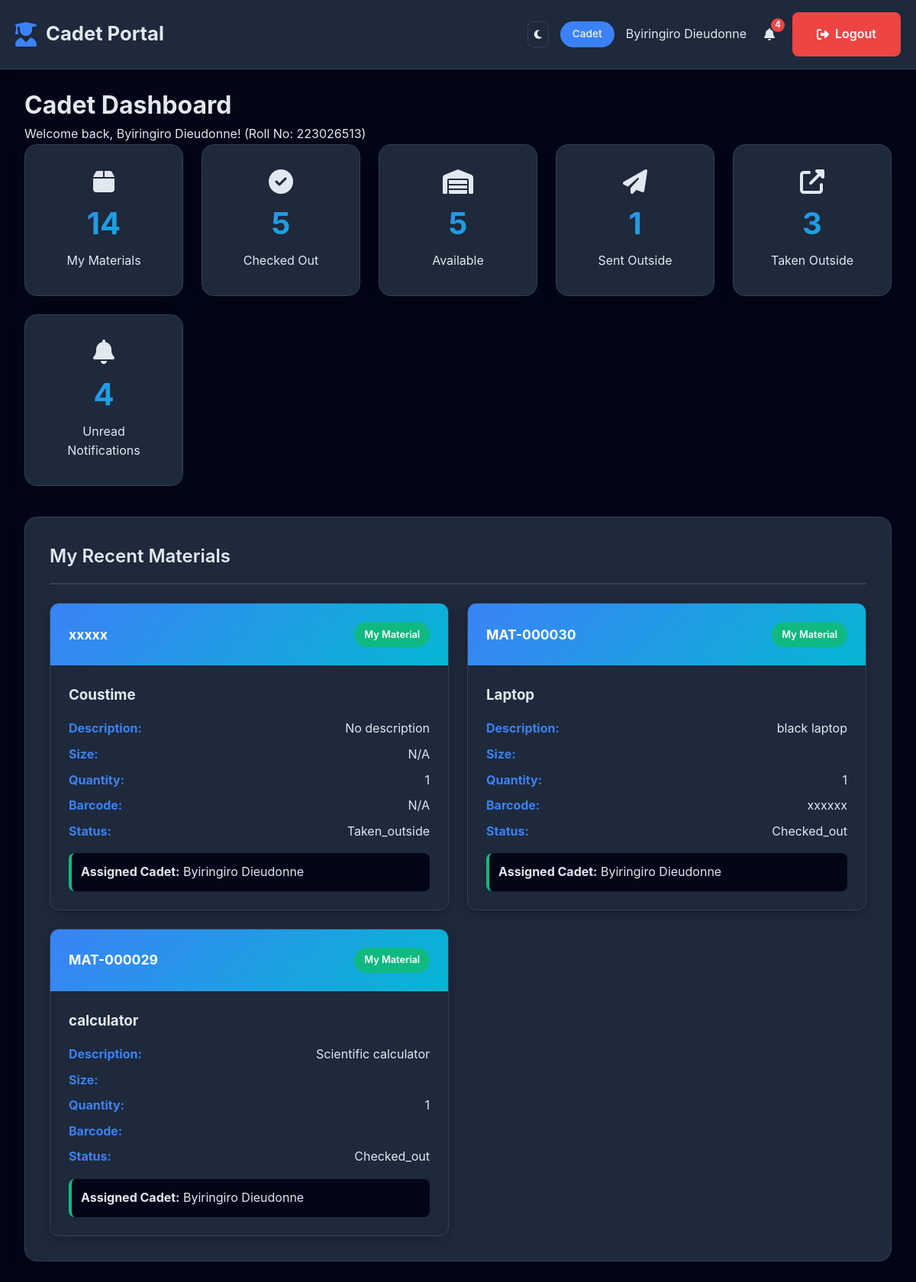
/student-dashboard.php (signed in), run on the app's committed database.
### tables this page shows
CREATE TABLE `cadet` (
  `fname` varchar(255) DEFAULT NULL,
  `lname` varchar(255) DEFAULT NULL,
  `email` varchar(255) DEFAULT NULL,
  `joindate` date DEFAULT NULL,
  `rollno` int(11) DEFAULT NULL,
  `company` varchar(255) DEFAULT NULL,
  `platoon` varchar(255) DEFAULT NULL,
  `gender` varchar(255) DEFAULT NULL,
  `number` varchar(255) DEFAULT NULL,
  `parentsname` varchar(255) DEFAULT NULL,
  `parentsno` varchar(255) DEFAULT NULL,
  `dateofbirth` date DEFAULT NULL,
  `bloodgrp` varchar(255) DEFAULT NULL,
  `address` varchar(255) DEFAULT NULL,
  `profile_image` varchar(255) DEFAULT NULL,
  `cadetid` int(11) NOT NULL,
  `intake_name` varchar(255) DEFAULT NULL,
  `stubackground` varchar(255) DEFAULT NULL,
  `rank` varchar(50) DEFAULT NULL,
  `country` varchar(50) DEFAULT NULL,
  `course_title` varchar(100) DEFAULT NULL,
  `course_id_no` int(11) DEFAULT NULL,
  `assessment_date` date DEFAULT NULL,
  `academicp` varchar(255) DEFAULT NULL,
  `physicalp` varchar(255) DEFAULT NULL,
  `pnotes` text DEFAULT NULL,
  `cnotes` text DEFAULT NULL,
  `onotes` text DEFAULT NULL,
  `password` varchar(255) NOT NULL
);

CREATE TABLE `materials` (
  `material_id` int(11) NOT NULL,
  `material_code` varchar(20) NOT NULL,
  `name` varchar(100) NOT NULL,
  `description` text DEFAULT NULL,
  `size` varchar(50) DEFAULT NULL,
  `quantity` int(11) DEFAULT 1,
  `barcode` varchar(100) DEFAULT NULL,
  `status` enum('available','checked_out','outside_institution','taken_outside') DEFAULT 'available',
  `location` varchar(100) DEFAULT NULL,
  `supplier_id` int(11) DEFAULT NULL,
  `supplier_name` varchar(255) DEFAULT NULL,
  `supplier_contact` varchar(20) DEFAULT NULL,
  `supplier_email` varchar(100) DEFAULT NULL,
  `registered_date` timestamp NOT NULL DEFAULT current_timestamp(),
  `registered_by` varchar(100) DEFAULT NULL,
  `registered_contact` varchar(100) DEFAULT NULL,
  `notes` text DEFAULT NULL,
  `telephone` varchar(15) DEFAULT NULL,
  `receiver_name` varchar(255) DEFAULT NULL,
  `category` varchar(255) DEFAULT NULL,
  `current_location` enum('in_stock','with_cadet','outside_institution') DEFAULT 'in_stock',
  `cadet_id` int(11) DEFAULT NULL,
  `sent_to_person` varchar(255) DEFAULT NULL,
  `sent_to_contact` varchar(20) DEFAULT NULL,
  `reason` varchar(100) DEFAULT NULL,
  `sent_date` date DEFAULT NULL,
  `taken_date` datetime DEFAULT NULL,
  `external_notes` text DEFAULT NULL,
  `checkout_date` datetime DEFAULT NULL
);

### student-dashboard.php (the view, shortened to what this page needs)
<?php
$database = new Database();
$conn = $database->getConnection();
$cadet_id = $_SESSION['user_id'];
$cadet = $conn->query("SELECT * FROM cadet WHERE cadetid = $cadet_id")->fetch(PDO::FETCH_ASSOC);
try {
    $unread_count_query = $conn->prepare("SELECT COUNT(*) as count FROM notification WHERE cadet_id = ? AND is_read = 0");
    $unread_count_query->execute([$cadet_id]);
    $unread_count = $unread_count_query->fetch(PDO::FETCH_ASSOC)['count'];
} catch (PDOException $e) {
    $unread_count = 0;
}
try {
    $assigned_materials = $conn->query("
        SELECT m.*, c.fname, c.lname
        FROM materials m
        LEFT JOIN cadet c ON m.telephone = c.number
        WHERE m.telephone = '{$cadet['number']}'
        ORDER BY m.registered_date DESC
    ")->fetchAll(PDO::FETCH_ASSOC);
} catch (PDOException $e) {
    $assigned_materials = [];
}
try {
    $checked_out_materials = $conn->query("
        SELECT m.*, c.fname, c.lname
        FROM materials m
        LEFT JOIN cadet c ON m.telephone = c.number
        WHERE m.status = 'checked_out' AND m.telephone = '{$cadet['number']}'
        ORDER BY m.registered_date DESC
    ")->fetchAll(PDO::FETCH_ASSOC);
} catch (PDOException $e) {
    $checked_out_materials = [];
}
try {
    $available_materials = $conn->query("
        SELECT m.*, c.fname, c.lname
        FROM materials m
        LEFT JOIN cadet c ON m.telephone = c.number
        WHERE m.status = 'available'
        AND m.telephone = '{$cadet['number']}'
        ORDER BY m.registered_date DESC
    ")->fetchAll(PDO::FETCH_ASSOC);
} catch (PDOException $e) {
    $available_materials = [];
}
try {
    $sent_outside_materials = $conn->query("
        SELECT m.*, c.fname, c.lname
        FROM materials m
        LEFT JOIN cadet c ON m.telephone = c.number
        WHERE m.status = 'outside_institution'
        AND m.telephone = '{$cadet['number']}'
        ORDER BY m.sent_date DESC
    ")->fetchAll(PDO::FETCH_ASSOC);
} catch (PDOException $e) {
    $sent_outside_materials = [];
}
try {
    $taken_outside_materials = $conn->query("
        SELECT m.*, c.fname, c.lname
        FROM materials m
        LEFT JOIN cadet c ON m.telephone = c.number
        WHERE m.status = 'taken_outside'
        AND m.telephone = '{$cadet['number']}'
        ORDER BY m.taken_date DESC, m.sent_date DESC
    ")->fetchAll(PDO::FETCH_ASSOC);
} catch (PDOException $e) {
    $taken_outside_materials = [];
}
$total_assigned = count($assigned_materials);
$total_checked_out = count($checked_out_materials);
$total_available = count($available_materials);
$total_sent_outside = count($sent_outside_materials);
$total_taken_outside = count($taken_outside_materials);
?>
<!DOCTYPE html>
<html lang="en">
<head>
    <link rel="stylesheet" href="https://cdnjs.cloudflare.com/ajax/libs/font-awesome/6.4.0/css/all.min.css">
</head>
<body>
    <header>
        <div class="header-content">
            <div class="logo">
                <i class="fas fa-user-graduate"></i>
                <span>Cadet Portal</span>
            </div>
            <div class="header-actions">
                <button class="theme-toggle" id="themeToggle">
                    <i class="fas fa-moon"></i>
                </button>
                <span class="user-role">Cadet</span>
                <span><?php echo htmlspecialchars($cadet['fname'] . ' ' . $cadet['lname']); ?></span>
                <div class="notification-wrapper">
                    <a href="#" class="notification-toggle" id="notificationToggle" style="color: var(--text-color); text-decoration: none; padding: 0.5rem; display: flex; align-items: center; gap: 8px;">
                        <i class="fas fa-bell"></i>
                        <span class="notification-badge <?php echo $unread_count == 0 ? 'hidden' : ''; ?>" id="notificationBadge">
                            <?php echo $unread_count > 0 ? $unread_count : ''; ?>
                        </span>
                    </a>
                </div>
                <a href="logout.php" class="btn btn-danger">
                    <i class="fas fa-sign-out-alt"></i> Logout
                </a>
            </div>
        </div>
    </header>
    <div class="main-container">
        <div class="content">
            <div class="page-content active" id="dashboard">
                <h1>Cadet Dashboard</h1>
                <p>Welcome back, <?php echo htmlspecialchars($cadet['fname'] . ' ' . $cadet['lname']); ?>! (Roll No: <?php echo htmlspecialchars($cadet['rollno']); ?>)</p>
                <div class="dashboard-cards">
                    <div class="stat-card">
                        <i class="fas fa-box fa-2x"></i>
                        <div class="stat"><?php echo $total_assigned; ?></div>
                        <p>My Materials</p>
                    </div>
                    <div class="stat-card">
                        <i class="fas fa-check-circle fa-2x"></i>
                        <div class="stat"><?php echo $total_checked_out; ?></div>
                        <p>Checked Out</p>
                    </div>
                    <div class="stat-card">
                        <i class="fas fa-warehouse fa-2x"></i>
                        <div class="stat"><?php echo $total_available; ?></div>
                        <p>Available</p>
                    </div>
                    <div class="stat-card">
                        <i class="fas fa-paper-plane fa-2x"></i>
                        <div class="stat"><?php echo $total_sent_outside; ?></div>
                        <p>Sent Outside</p>
                    </div>
                    <div class="stat-card">
                        <i class="fas fa-external-link-alt fa-2x"></i>
                        <div class="stat"><?php echo $total_taken_outside; ?></div>
                        <p>Taken Outside</p>
                    </div>
                    <div class="stat-card">
                        <i class="fas fa-bell fa-2x"></i>
                        <div class="stat"><?php echo $unread_count; ?></div>
                        <p>Unread Notifications</p>
                    </div>
                </div>
                <div class="card">
                    <div class="card-header">
                        <h2>My Recent Materials</h2>
                    </div>
                    <div class="card-body">
                        <?php if (!empty($assigned_materials)): ?>
                            <div class="material-grid">
                                <?php foreach (array_slice($assigned_materials, 0, 3) as $material): ?>
                                    <div class="material-card">
                                        <div class="material-header">
                                            <span class="material-id"><?php echo htmlspecialchars($material['material_code']); ?></span>
                                            <span class="badge badge-assigned">My Material</span>
                                        </div>
                                        <div class="material-body">
                                            <h3><?php echo htmlspecialchars($material['name']); ?></h3>
                                            <div class="material-details">
                                                <p><strong>Description:</strong> <?php echo htmlspecialchars($material['description'] ?: 'No description'); ?></p>
                                                <p><strong>Size:</strong> <?php echo htmlspecialchars($material['size'] ?? 'N/A'); ?></p>
                                                <p><strong>Quantity:</strong> <?php echo htmlspecialchars($material['quantity']); ?></p>
                                                <p><strong>Barcode:</strong> <?php echo htmlspecialchars($material['barcode'] ?? 'N/A'); ?></p>
                                                <p><strong>Status:</strong> <?php echo ucfirst($material['status']); ?></p>
                                            </div>
                                            <?php if ($material['fname']): ?>
                                                <div class="cadet-info">
                                                    <strong>Assigned Cadet:</strong> <?php echo htmlspecialchars($material['fname'] . ' ' . $material['lname']); ?>
                                                </div>
                                            <?php endif; ?>
                                        </div>
                                    </div>
                                <?php endforeach; ?>
                            </div>
                        <?php endif; ?>
                    </div>
                </div>
            </div>
        </div>
    </div>
</body>
</html>

### data on the page
cadet: fname+lname "Byiringiro Dieudonne", rollno "223026513"
materials: material_code "xxxxx", name "Coustime", description "No description", size "N/A", quantity "1", barcode "N/A", status "Taken_outside", cadet.lname "Byiringiro Dieudonne"
materials: material_code "MAT-000030", name "Laptop", description "black laptop", quantity "1", barcode "xxxxxx", status "Checked_out", cadet.lname "Byiringiro Dieudonne"
materials: material_code "MAT-000029", name "calculator", description "Scientific calculator", quantity "1", status "Checked_out", cadet.lname "Byiringiro Dieudonne"

### other printed values
$unread_count "4"
$total_assigned "14"
$total_checked_out "5"
$total_available "5"
$total_sent_outside "1"
$total_taken_outside "3"
